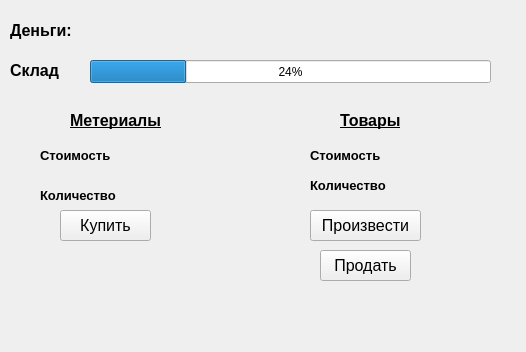
<?xml version="1.0" encoding="UTF-8"?>
<ui version="4.0">
 <class>MainWindow</class>
 <widget class="QMainWindow" name="MainWindow">
  <property name="geometry">
   <rect>
    <x>0</x>
    <y>0</y>
    <width>526</width>
    <height>352</height>
   </rect>
  </property>
  <property name="windowTitle">
   <string>MainWindow</string>
  </property>
  <widget class="QWidget" name="centralwidget">
   <widget class="QLabel" name="label">
    <property name="geometry">
     <rect>
      <x>10</x>
      <y>10</y>
      <width>71</width>
      <height>41</height>
     </rect>
    </property>
    <property name="text">
     <string>&lt;html&gt;&lt;head/&gt;&lt;body&gt;&lt;p&gt;&lt;span style=&quot; font-size:12pt; font-weight:600;&quot;&gt;Деньги: &lt;/span&gt;&lt;/p&gt;&lt;/body&gt;&lt;/html&gt;</string>
    </property>
   </widget>
   <widget class="QLabel" name="label_2">
    <property name="geometry">
     <rect>
      <x>10</x>
      <y>50</y>
      <width>71</width>
      <height>41</height>
     </rect>
    </property>
    <property name="text">
     <string>&lt;html&gt;&lt;head/&gt;&lt;body&gt;&lt;p&gt;&lt;span style=&quot; font-size:12pt; font-weight:600;&quot;&gt;Склад&lt;/span&gt;&lt;/p&gt;&lt;/body&gt;&lt;/html&gt;</string>
    </property>
   </widget>
   <widget class="QProgressBar" name="progressBar">
    <property name="geometry">
     <rect>
      <x>90</x>
      <y>60</y>
      <width>401</width>
      <height>23</height>
     </rect>
    </property>
    <property name="value">
     <number>24</number>
    </property>
   </widget>
   <widget class="QLabel" name="label_3">
    <property name="geometry">
     <rect>
      <x>70</x>
      <y>100</y>
      <width>111</width>
      <height>41</height>
     </rect>
    </property>
    <property name="text">
     <string>&lt;html&gt;&lt;head/&gt;&lt;body&gt;&lt;p&gt;&lt;span style=&quot; font-size:12pt; font-weight:600; text-decoration: underline;&quot;&gt;Метериалы&lt;/span&gt;&lt;/p&gt;&lt;/body&gt;&lt;/html&gt;</string>
    </property>
   </widget>
   <widget class="QLabel" name="label_5">
    <property name="geometry">
     <rect>
      <x>40</x>
      <y>140</y>
      <width>71</width>
      <height>31</height>
     </rect>
    </property>
    <property name="text">
     <string>&lt;html&gt;&lt;head/&gt;&lt;body&gt;&lt;p&gt;&lt;span style=&quot; font-size:10pt; font-weight:600;&quot;&gt;Стоимость&lt;/span&gt;&lt;/p&gt;&lt;/body&gt;&lt;/html&gt;</string>
    </property>
   </widget>
   <widget class="QLabel" name="label_7">
    <property name="geometry">
     <rect>
      <x>340</x>
      <y>100</y>
      <width>71</width>
      <height>41</height>
     </rect>
    </property>
    <property name="text">
     <string>&lt;html&gt;&lt;head/&gt;&lt;body&gt;&lt;p&gt;&lt;span style=&quot; font-size:12pt; font-weight:600; text-decoration: underline;&quot;&gt;Товары&lt;/span&gt;&lt;/p&gt;&lt;/body&gt;&lt;/html&gt;</string>
    </property>
   </widget>
   <widget class="QLabel" name="label_8">
    <property name="geometry">
     <rect>
      <x>40</x>
      <y>180</y>
      <width>81</width>
      <height>31</height>
     </rect>
    </property>
    <property name="text">
     <string>&lt;html&gt;&lt;head/&gt;&lt;body&gt;&lt;p&gt;&lt;span style=&quot; font-size:10pt; font-weight:600;&quot;&gt;Количество&lt;/span&gt;&lt;/p&gt;&lt;/body&gt;&lt;/html&gt;</string>
    </property>
   </widget>
   <widget class="QLabel" name="label_6">
    <property name="geometry">
     <rect>
      <x>310</x>
      <y>140</y>
      <width>71</width>
      <height>31</height>
     </rect>
    </property>
    <property name="text">
     <string>&lt;html&gt;&lt;head/&gt;&lt;body&gt;&lt;p&gt;&lt;span style=&quot; font-size:10pt; font-weight:600;&quot;&gt;Стоимость&lt;/span&gt;&lt;/p&gt;&lt;/body&gt;&lt;/html&gt;</string>
    </property>
   </widget>
   <widget class="QLabel" name="label_9">
    <property name="geometry">
     <rect>
      <x>310</x>
      <y>170</y>
      <width>81</width>
      <height>31</height>
     </rect>
    </property>
    <property name="text">
     <string>&lt;html&gt;&lt;head/&gt;&lt;body&gt;&lt;p&gt;&lt;span style=&quot; font-size:10pt; font-weight:600;&quot;&gt;Количество&lt;/span&gt;&lt;/p&gt;&lt;/body&gt;&lt;/html&gt;</string>
    </property>
   </widget>
   <widget class="QPushButton" name="pushButton">
    <property name="geometry">
     <rect>
      <x>60</x>
      <y>210</y>
      <width>91</width>
      <height>31</height>
     </rect>
    </property>
    <property name="font">
     <font>
      <pointsize>12</pointsize>
     </font>
    </property>
    <property name="text">
     <string>Купить</string>
    </property>
   </widget>
   <widget class="QPushButton" name="pushButton_2">
    <property name="geometry">
     <rect>
      <x>310</x>
      <y>210</y>
      <width>111</width>
      <height>31</height>
     </rect>
    </property>
    <property name="font">
     <font>
      <pointsize>12</pointsize>
     </font>
    </property>
    <property name="text">
     <string>Произвести</string>
    </property>
   </widget>
   <widget class="QPushButton" name="pushButton_3">
    <property name="geometry">
     <rect>
      <x>320</x>
      <y>250</y>
      <width>91</width>
      <height>31</height>
     </rect>
    </property>
    <property name="font">
     <font>
      <pointsize>12</pointsize>
     </font>
    </property>
    <property name="cursor">
     <cursorShape>PointingHandCursor</cursorShape>
    </property>
    <property name="text">
     <string>Продать</string>
    </property>
   </widget>
  </widget>
 </widget>
 <resources/>
 <connections/>
</ui>
